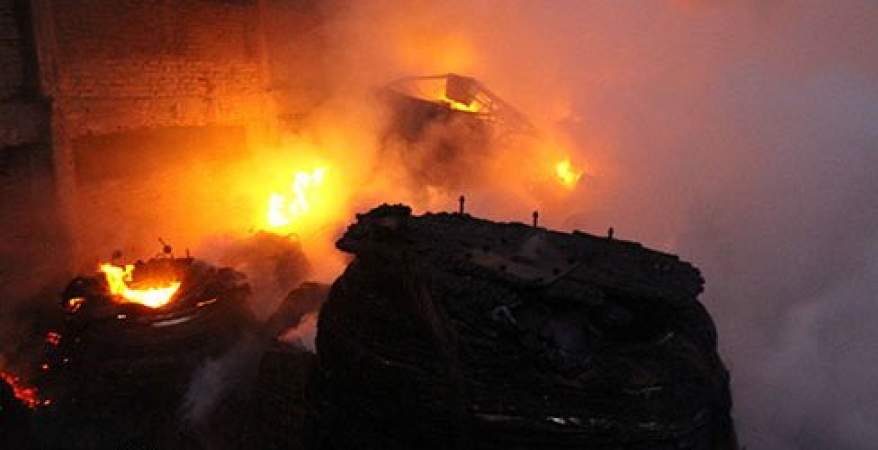
#> input picture peeking-duck/test/fire_150.png, 878 x 450 px
$ jupyter execute --allow-errors deconvolution.ipynb
#> lines starting #> are read from the running program, lines starting #| are printed output that depends on the picture
[cell 1]
import numpy as np
from skimage import color, restoration
import matplotlib.pyplot as plt
from skimage.restoration import wiener
from scipy.signal import convolve2d
import cv2

[cell 2]
#Testing wiener deconvoltion, appears to be a way to restore original image after blur
#requires psf, which requires additional calculation, not very sure about it, seem to be more applicable to microscopes
#abandon for now, unable to proceed as need to calculate psf as part of deconvoltion


def wiener_filter(img):

    rng = np.random.default_rng()

    psf = np.ones((5, 5)) / 25
    img = convolve2d(img, psf, 'same')
    img += 0.1 * img.std() * rng.standard_normal(img.shape)

    deconvolved, _ = restoration.unsupervised_wiener(img, psf)

    # [5 lines of commented-out code are left out]

    return deconvolved

Algorithm based on "Noise Removed by Processing the Lightness and Chromatic Components Basic on YCbCr Color Space" in https://www.researchgate.net/publication/338901649_Noise_removed_by_processing_the_lightness_and_chromatic_components_basic_on_YCbCr_color_space_YCbCr_azalt_aldwda_n_tryq_maljt_mrkbat_aladah_walalwan_baskhdam_alfda_allwny

[cell 3]
img = cv2.imread("fire_150.png")
#> img is the input picture: shape (450, 878, 3); mean B, G, R 45.3, 65.4, 112.2

#transform to ycc
transcol=cv2.cvtColor(img, cv2.COLOR_BGR2YCR_CB)
#> transcol: shape (450, 878, 3); mean of channels 0, 1, 2 77.1, 153, 110.1

#transcoltest=cv2.cvtColor(img, cv2.COLOR_YCR_CB2BGR)

#y-extraction
y_component = transcol[:,:,0]
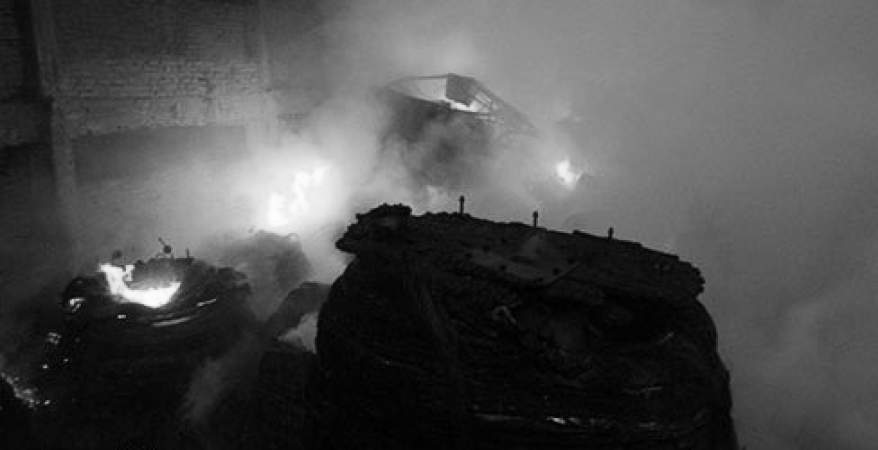
#> y_component: shape (450, 878); min 0, max 254, mean 77.1

y_deconvolved = wiener_filter(y_component)
#> in wiener_filter, `deconvolved, _ = restoration.unsupervised_wiener(img, psf)`:
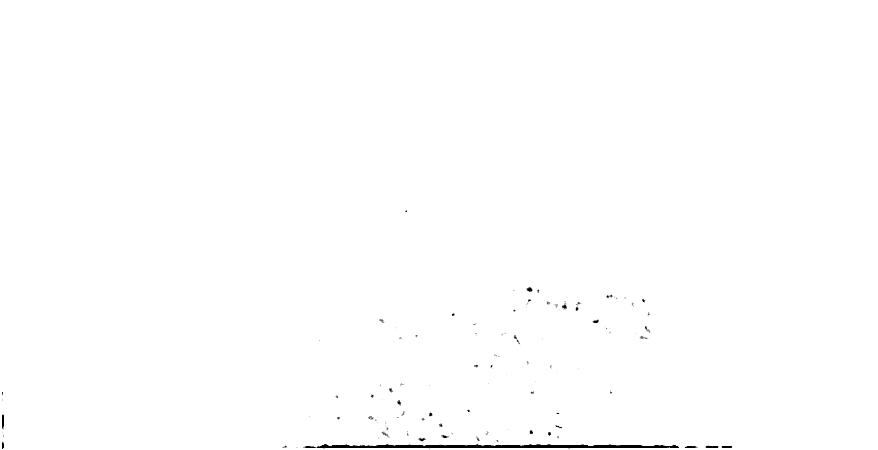
#> deconvolved: shape (450, 878) float64; min -1, max 1, mean 0.993; drawn with min black and max white

#get r,g,b deconvolved
b_deconvolved = wiener_filter(img[:,:,0])

g_deconvolved = wiener_filter(img[:,:,1])

r_deconvolved = wiener_filter(img[:,:,2])
#> in wiener_filter (call 4), `img += 0.1 * img.std() * rng.standard_normal(img.shape)`:
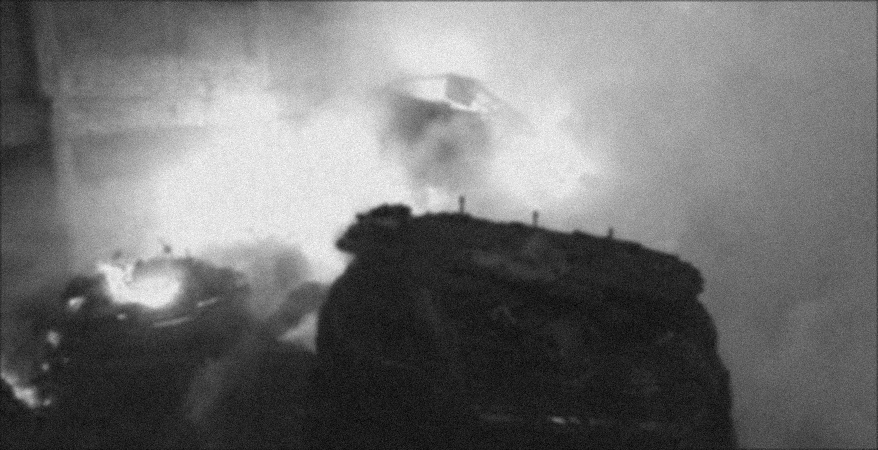
#> img: shape (450, 878) float64; min -28.65, max 285.5, mean 111.9; drawn with min black and max white

rgb = np.dstack((b_deconvolved,g_deconvolved,r_deconvolved))

#rgb = cv2.imread("rgb", rgb.astype(np.uint8))

print(rgb.shape)
#| (450, 878, 3)
#transform to ycc
rgb_deconvolved = cv2.cvtColor(rgb.astype('float32'), cv2.COLOR_BGR2YCR_CB)
#> rgb_deconvolved: shape (450, 878, 3) float32; mean of channels 0, 1, 2 0.992, 0.499, 0.498

#cr_cb extraction
cr_deconvolved = rgb_deconvolved[:,:,1]
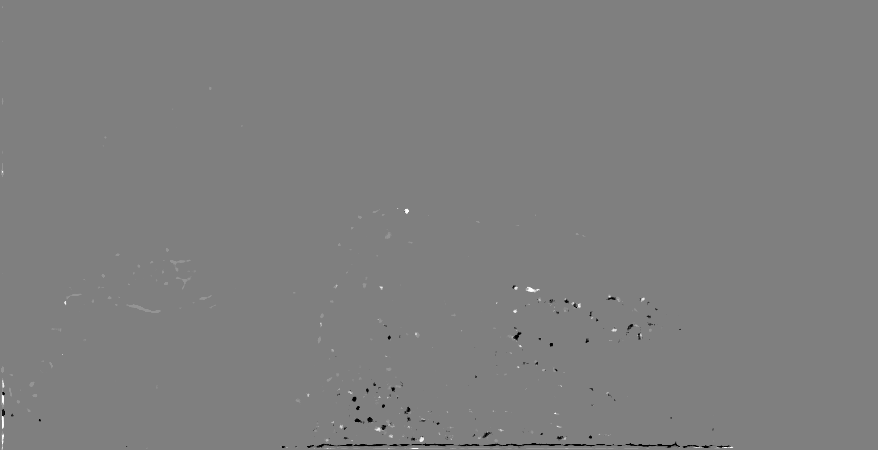
#> cr_deconvolved: shape (450, 878) float32; min -0.5, max 1.5, mean 0.499; drawn with min black and max white
cb_deconvolved = rgb_deconvolved[:,:,2]

ycr_cb_deconvolved =  np.dstack((y_deconvolved,cr_deconvolved,cb_deconvolved))
#> ycr_cb_deconvolved: shape (450, 878, 3) float64; mean of channels 0, 1, 2 0.993, 0.499, 0.498

#return to rgb
image_rgb = cv2.cvtColor(ycr_cb_deconvolved.astype('float32'), cv2.COLOR_YCR_CB2RGB)
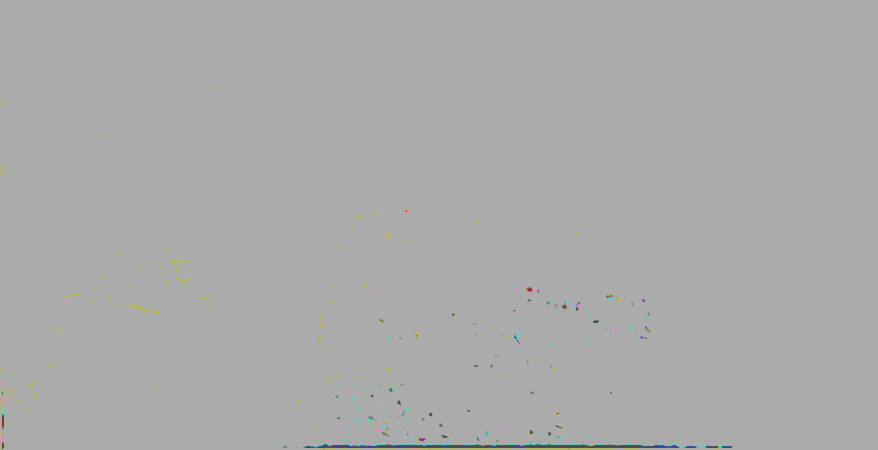
#> image_rgb: shape (450, 878, 3) float32; mean R, G, B 0.991, 0.994, 0.99; drawn with min black and max white

[cell 4]
fig, ax = plt.subplots(nrows=1, ncols=2, figsize=(8, 5),
                       sharex=True, sharey=True)

#plt.gray()

ax[0].imshow(cv2.cvtColor(img,cv2.COLOR_BGR2RGB))
ax[0].axis('off')
ax[0].set_title('Data')

ax[1].imshow(image_rgb)
ax[1].axis('off')
ax[1].set_title('Self tuned restoration')

fig.tight_layout()

plt.show()
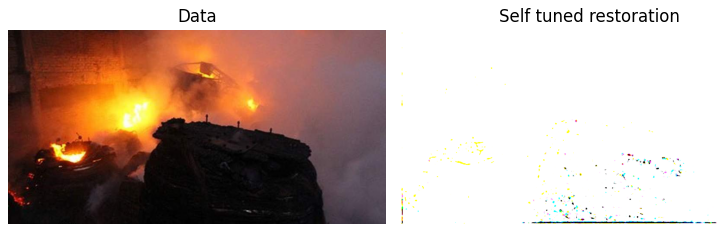
#> figure drawn by matplotlib, 2 panels

#?????????? HUH ???????????

[cell 5]
y_component

[cell 6]
cv2.imshow('',y_deconvolved)
cv2.waitKey(1)

[cell 7]
img = cv2.imread("chenshuo.png")

#transform to ycc
#> (the rest of this cell did not finish here and is left out)

#> (a cell that did not finish here is left out)

[cell 9]
from skimage import color, data, restoration

img = cv2.imread("fire_150.png")

b = img[:,:,0] / 255
g = img[:,:,1] / 255
r = img[:,:,2] / 255

from scipy.signal import convolve2d as conv2

rng = np.random.default_rng()

def wiener_test(img):

    psf = np.ones((5, 5)) / 25
    img = conv2(img, psf, 'same')
    img += 0.1 * img.std() * rng.standard_normal(img.shape)

    deconvolved, _ = restoration.unsupervised_wiener(img, psf)


    # [5 lines of commented-out code are left out]


    return deconvolved

b_channel = wiener_test(b)
g_channel = wiener_test(g)
#> in wiener_test (call 2), `deconvolved, _ = restoration.unsupervised_wiener(img, psf)`:
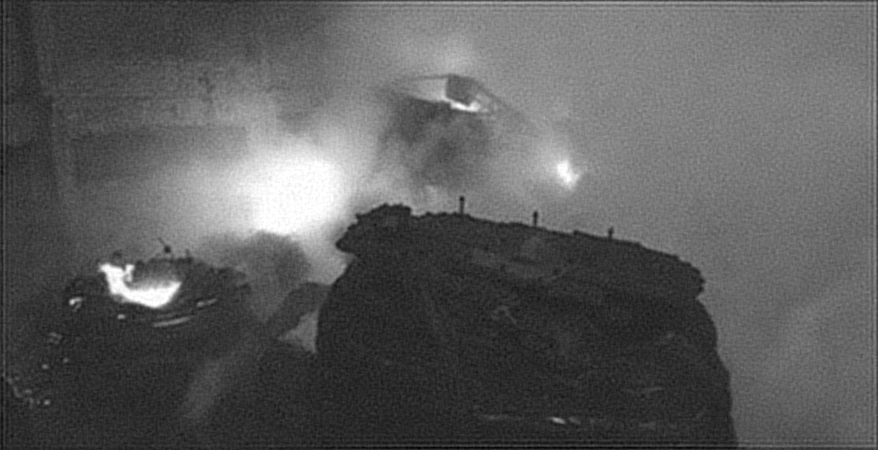
#> deconvolved: shape (450, 878) float64; min -0.169, max 1, mean 0.256; drawn with min black and max white
r_channel = wiener_test(r)
#> in wiener_test (call 3), `deconvolved, _ = restoration.unsupervised_wiener(img, psf)`:
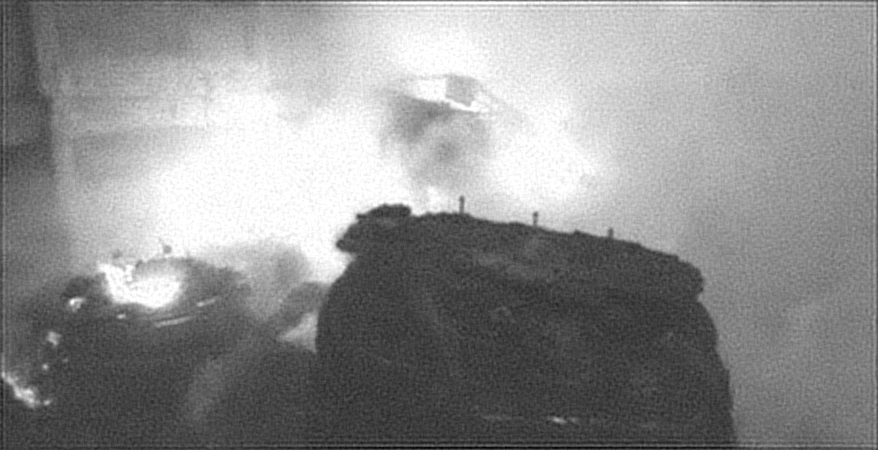
#> deconvolved: shape (450, 878) float64; min -0.291, max 1, mean 0.438; drawn with min black and max white

img_rgb = np.dstack((r_channel,g_channel,b_channel))
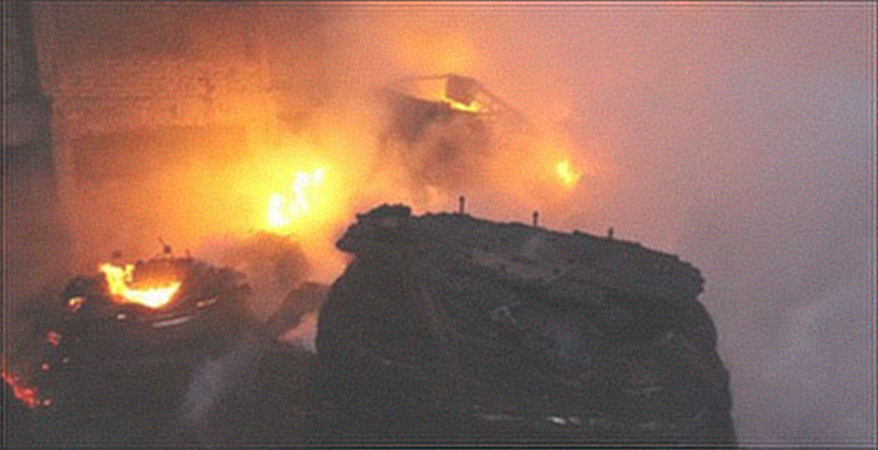
#> img_rgb: shape (450, 878, 3) float64; mean R, G, B 0.438, 0.256, 0.177; drawn with min black and max white


#deconvolved = cv2.cvtColor(deconvolved.astype(np.uint8),cv2.COLOR_GRAY2RGB)

fig, ax = plt.subplots(nrows=1, ncols=2, figsize=(8, 5),
                       sharex=True, sharey=True)

#plt.gray()

ax[0].imshow(cv2.cvtColor(img,cv2.COLOR_BGR2RGB))
ax[0].axis('off')
ax[0].set_title('Data')

ax[1].imshow(img_rgb)
ax[1].axis('off')
ax[1].set_title('Self tuned restoration')

fig.tight_layout()

plt.show()
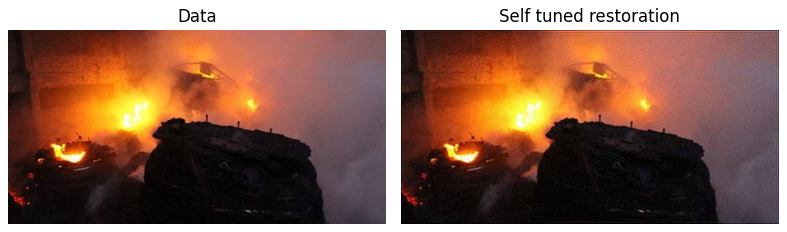
#> figure drawn by matplotlib, 2 panels

#difference?

$ run again, with peeking-duck/test/fire_520.png copied over peeking-duck/test/fire_150.png
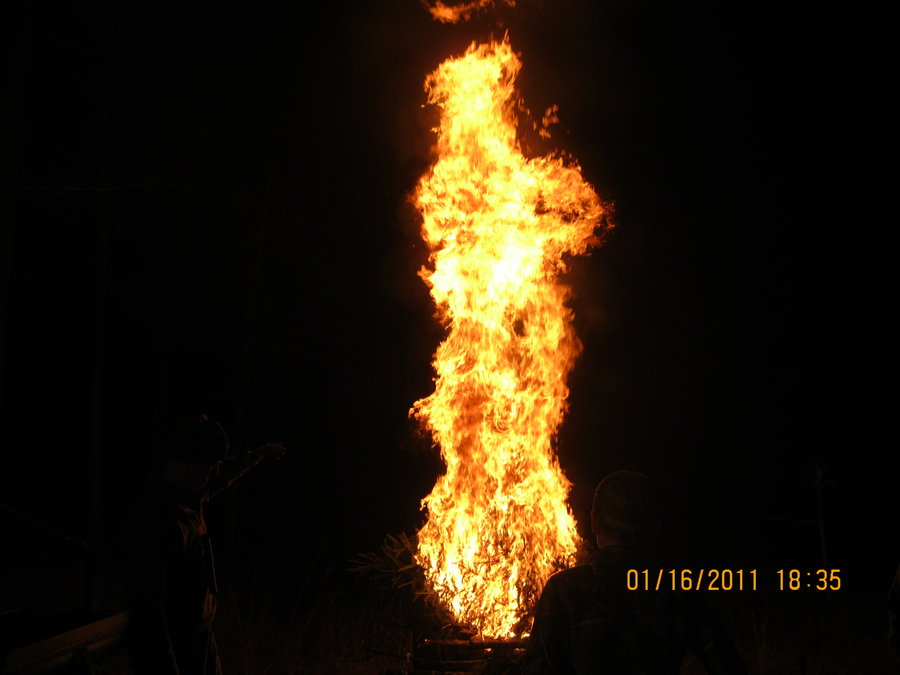
#> input picture peeking-duck/test/fire_520.png, 900 x 675 px
#> img is the input picture: shape (675, 900, 3); mean B, G, R 11.6, 27.1, 37.4
#> transcol: shape (675, 900, 3); mean of channels 0, 1, 2 28.4, 134.4, 118.6
#| (675, 900, 3)
#> rgb_deconvolved: shape (675, 900, 3) float32; mean of channels 0, 1, 2 0.721, 0.528, 0.457
#> ycr_cb_deconvolved: shape (675, 900, 3) float64; mean of channels 0, 1, 2 0.757, 0.528, 0.457
#> `img_rgb = np.dstack((r_channel,g_channel,b_channel))`:
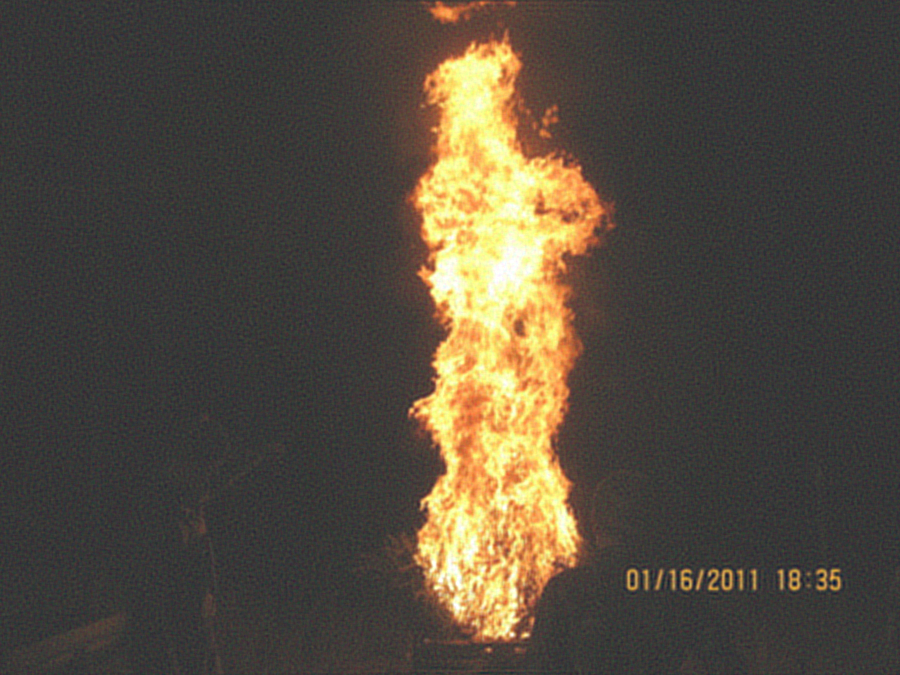
#> img_rgb: shape (675, 900, 3) float64; mean R, G, B 0.146, 0.106, 0.0455; drawn with min black and max white
#> `plt.show()`:
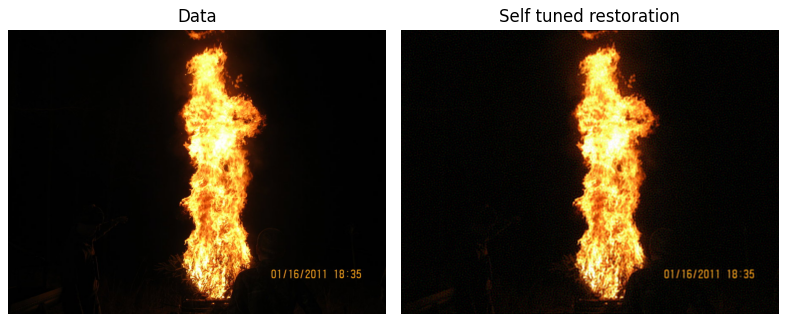
#> figure drawn by matplotlib, 2 panels
